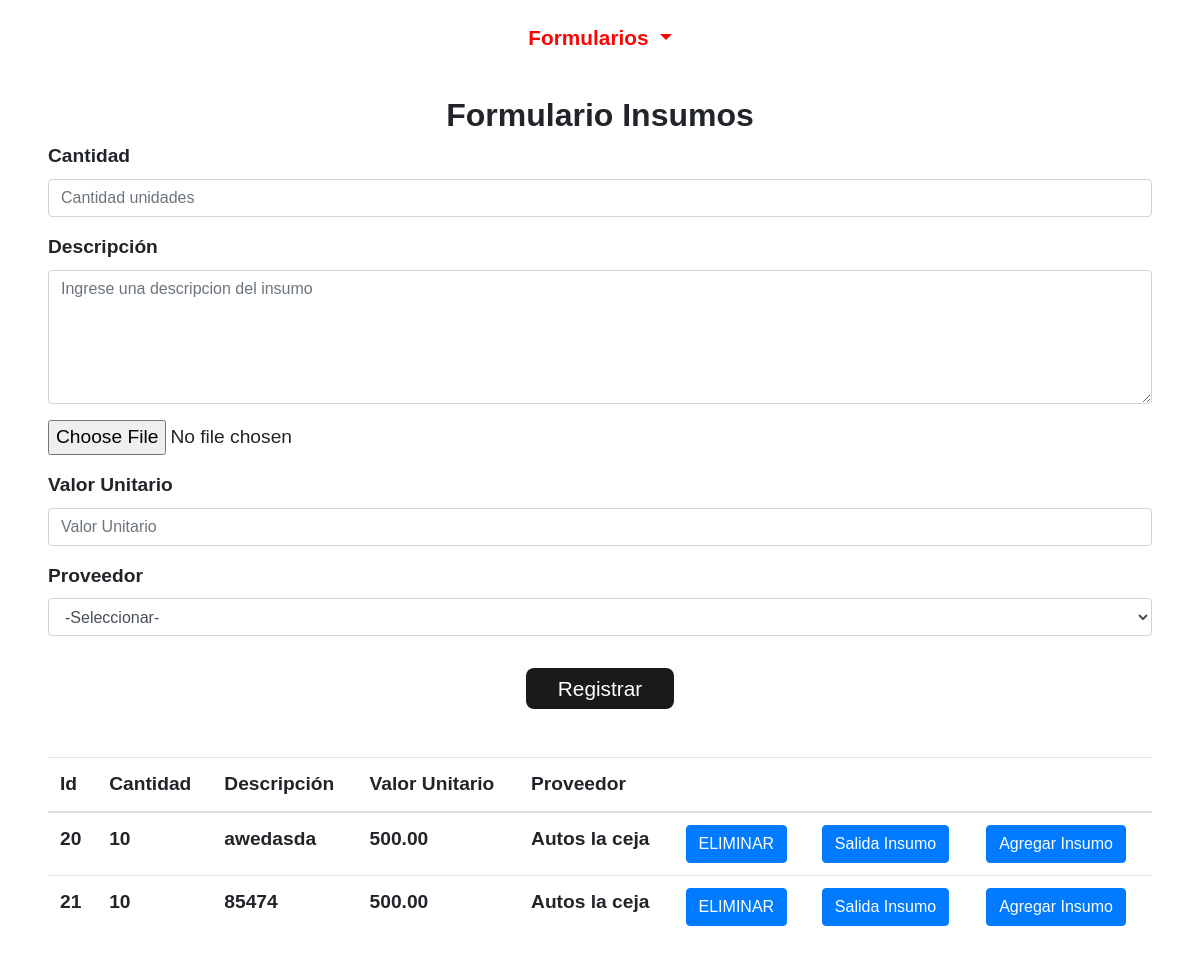
The page /Admin/insumos/form_Insumo.php?msg=1 (signed in) on the database its author committed.
### tables this page shows
CREATE TABLE `tblinsumo_repuesto` (
  `Id_Insumo` int(11) NOT NULL,
  `Cantidad` int(4) NOT NULL,
  `Descripcion` varchar(200) DEFAULT NULL,
  `Vlr_Unitario` float(8,2) NOT NULL,
  `Id_Proveedor` varchar(20) NOT NULL,
  `imagen` varchar(200) NOT NULL
);

CREATE TABLE `tblproveedores` (
  `Id_Proveedor` varchar(20) NOT NULL,
  `Nombre` varchar(50) NOT NULL,
  `Descripcion` varchar(50) NOT NULL,
  `Direccion` varchar(50) NOT NULL,
  `Telefono` varchar(50) NOT NULL,
  `Correo` varchar(50) NOT NULL,
  `Latitud` varchar(20) NOT NULL,
  `Longitud` varchar(20) NOT NULL,
  `imagen` varchar(100) NOT NULL
);

### Admin/insumos/form_Insumo.php (the view, shortened to what this page needs)
<?php
    include '../../conexion.php';
?>
    <!DOCTYPE html>
    <html lang="es">
    <head>
        <link rel="stylesheet" href="https://cdn.jsdelivr.net/npm/bootstrap@4.5.3/dist/css/bootstrap.min.css">
        <link rel="stylesheet" href="../../css/estilo.css">
        <link href="https://unpkg.com/ionicons@4.5.10-0/dist/css/ionicons.min.css" rel="stylesheet">
    </head>
    <body>
        <section class="fixed-top">
            <nav class="navbar navbar-expand-lg navbar-light bg-nav">
                <div class="col-12 btn-group btn-block text-center">
                    <button type="button" class="btn btn-invi dropdown-toggle" data-toggle="dropdown" data-display="static" aria-haspopup="true" aria-expanded="false">
                        Formularios
                    </button>
                </div>
            </nav>
        </section>
        <div class="container formularios col-12 mt-5 p-sm-5">
            <div class="stinky text-center">
                <h2>Formulario Insumos</h2>
            </div>
            <form action="ingresar_insumo.php" name="add_form" method="post" enctype="multipart/form-data">
                <div class="form-group">
                    <label>Cantidad</label>
                    <input type="text" class="form-control" id="cantidad" name="cantidad" placeholder="Cantidad unidades">
                </div>
                <div class="form-group">
                    <label>Descripción</label>
                    <textarea class="form-control" name="descripcion" id="descripcion" rows="5" placeholder="Ingrese una descripcion del insumo"></textarea>
                </div>
                <div class="form-group">
                    <input type="file" name="imagen" id="imagen" class="input-file" required>
                </div>
                <div class="form-group">
                    <label>Valor Unitario</label>
                    <input type="text" class="form-control" id="valorunitario" name="valorunitario" placeholder="Valor Unitario">
                </div>
                <div class="form-group">
                    <label>Proveedor</label>
                    <select class="form-control" name="proveedor" id="proveedor">
                        <option value="0" selected>-Seleccionar-</option>
                    </select>
                </div>
                <div class="form-group text-center mb-5">
                    <button type="submit" class="btn btn-color">Registrar</button>
                </div>
            </form>
            <div class="tabla-admin mt-4">
                <table class="table table-hover">
                    <thead class="thead">
                        <th>Id</th>
                        <th>Cantidad</th>
                        <th>Descripción</th>
                        <th>Valor Unitario</th>
                        <th>Proveedor</th>
                        <th></th>
                        <th></th>
                        <th></th>
                    </thead>
                    <?php
                        $sel = $conn ->query("SELECT `tblinsumo_repuesto`.`Id_Insumo`, `tblinsumo_repuesto`.`Cantidad`, `tblinsumo_repuesto`.`Descripcion`, `tblinsumo_repuesto`.`Vlr_Unitario`, `tblproveedores`.`Nombre`
                        FROM `tblinsumo_repuesto`
                            LEFT JOIN `tblproveedores` ON `tblinsumo_repuesto`.`Id_Proveedor` = `tblproveedores`.`Id_Proveedor`");
                        $cont=0;
                        while ($fila = $sel -> fetch_assoc()) {
                            $cont++;
                        ?>
                    <tr>
                        <td>
                            <?php echo $fila['Id_Insumo'] ?>
                        </td>
                        <td>
                            <?php echo $fila['Cantidad'] ?>
                        </td>
                        <td>
                            <?php echo $fila['Descripcion'] ?>
                        </td>
                        <td>
                            <?php echo $fila['Vlr_Unitario'] ?>
                        </td>
                        <td>
                            <?php echo $fila['Nombre'] ?>
                        </td>
                        <td><a href="#" onclick="preguntar(<?php echo $fila['Id_Insumo']?>)"><button type="button" class="btn btn-primary">ELIMINAR</button></a></td>
                        <td><button type="button" class="btn btn-primary" data-toggle="modal" data-target="#modal<?php echo $cont; ?>" id="ingresar">Salida Insumo</button></td>
                        <td><button type="button" class="btn btn-primary" data-toggle="modal" data-target="#modal2<?php echo $cont; ?>" id="ingresar">Agregar Insumo</button></td>
                    </tr>
                    <?php } ?>
                </table>
            </div>
        </div>
    </body>
    </html>

### css/estilo.css (style rules this page uses)
* { max-width: 100%; margin: 0; }
body { font-size: 1.2rem; font-family: 'Source Sans Pro', sans-serif; font-weight: 700; }
h1, h2, h3 { font-weight: 900; }
.btn-color { background-color: #1A1A1A; color: #ffffff; border: none; font-size: 1.3rem; padding: 0.3rem 2rem; border-radius: 0.5rem; margin-top: 1rem; }
.btn-invi { background-color: rgba(0, 0, 0, 0); color: #FD0404; border: none; font-size: 1.3rem; border-radius: 0.5rem; }
.navbar { padding: 1rem; }
.bg-nav { background-color: #ffffff; }
.dropdown-toggle { font-weight: 700; }

### rows shown on the page
tblinsumo_repuesto: Id_Insumo "20", Cantidad "10", Descripcion "awedasda", Vlr_Unitario "500.00", Id_Proveedor.Nombre "Autos la ceja"
tblinsumo_repuesto: Id_Insumo "21", Cantidad "10", Descripcion "85474", Vlr_Unitario "500.00", Id_Proveedor.Nombre "Autos la ceja"
